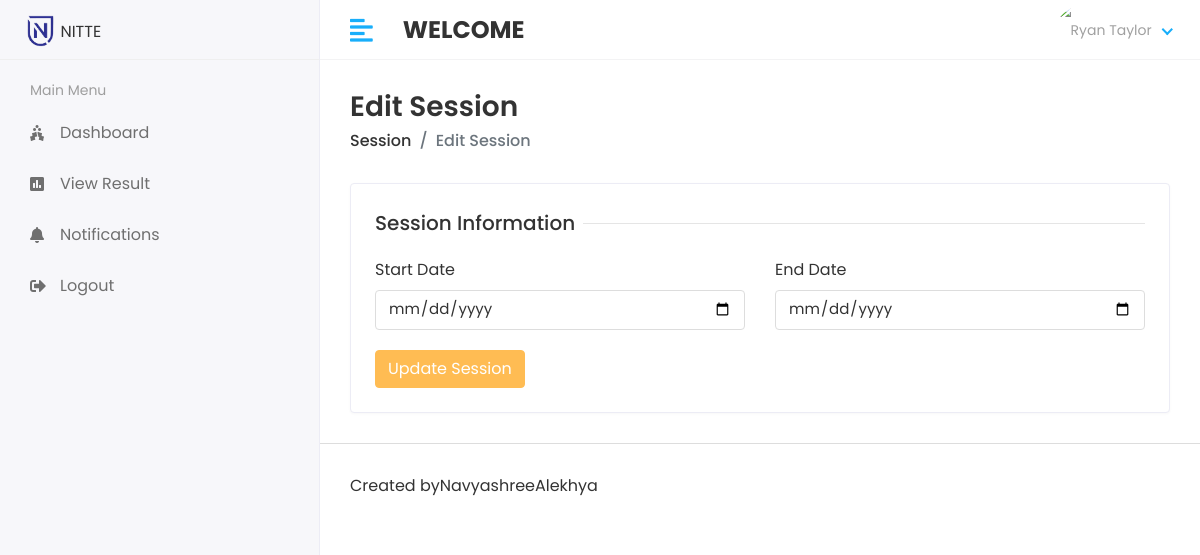
/HOD/Session/Edit5, run on an earlier commit of the app's database.
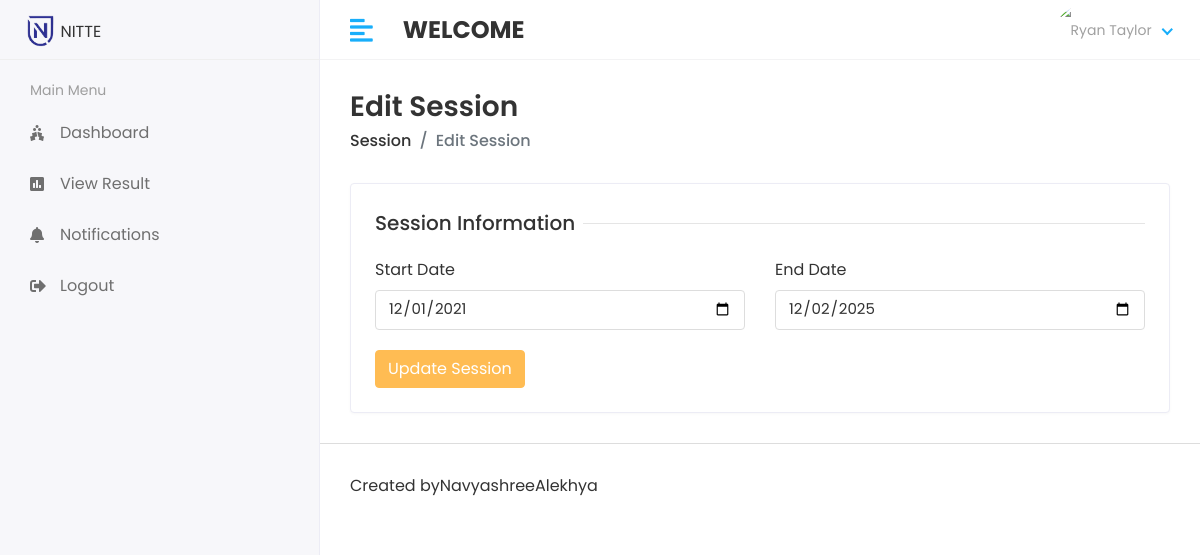
And on a later commit of the database.
### app/models.py (models this page shows, shortened)
class Session_Year(models.Model):
    session_start=models.CharField(max_length=100)
    session_end=models.CharField(max_length=100)

### student_management_system/HODviews.py (the view)
# urls.py: path('HOD/Session/Edit<str:id>',HODviews.EDIT_SESSION,name='edit_session'),
def EDIT_SESSION(request,id):
    session=Session_Year.objects.filter(id=id)
    context={
        'session':session,
    }
    return render(request,'HOD/edit_session.html',context)

### templates/HOD/edit_session.html (shortened to what this page needs)
{% extends "base.html" %}
{% block content %}
    <div class="content container-fluid">
    <div class="page-header">
    <div class="row align-items-center">
    <div class="col">
    <h3 class="page-title">Edit Session</h3>
    <ul class="breadcrumb">
    <li class="breadcrumb-item"><a href="subjects.html">Session</a></li>
    <li class="breadcrumb-item active">Edit Session</li>
    </ul>
    </div>
    </div>
    </div>
    <div class="row">
    <div class="col-sm-12">
    <div class="card">
    <div class="card-body">
    <form action="{% url "update_session" %}" method = "POST">
    <div class="row">
    <div class="col-12">
    <h5 class="form-title"><span>Session Information</span></h5>
    </div>
    <div class="col-12 col-sm-6">
        <div class="form-group">
            <label>Start Date</label>
            <div>
               <input type="date" class="form-control" name="session_year_start" value="{% for i in session %}{{i.session_start}}{% endfor %}">
            </div>
         </div>
    </div>
    <div class="col-12 col-sm-6">
        <div class="form-group">
            <label>End Date</label>
            <div>
               <input type="date" class="form-control" name="session_year_end" value="{% for i in session %}{{i.session_end}}{% endfor %}">
            </div>
         </div>
    </div>
    <div class="col-12">
    <button type="submit" class="btn btn-primary">Update Session</button>
    </div>
    </div>
    </form>
    </div>
    </div>
    </div>
    </div>
    </div>
{% endblock content %}

What changed in the data, as far as the page shows it:
added Session_Year: session_year_start "12/01/2021", session_year_end "12/02/2025"
